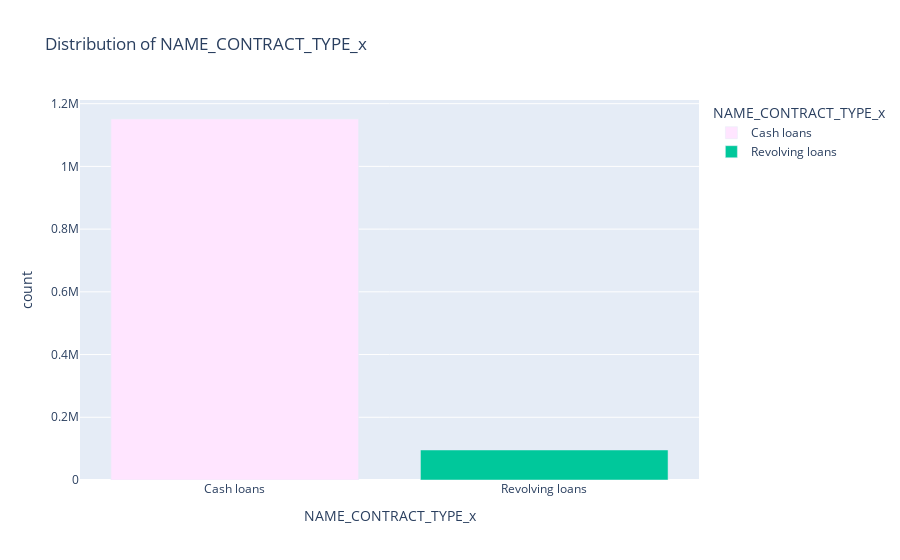

This figure's notebook cell:
### Code cell
plot("NAME_CONTRACT_TYPE_x")

### Figure 1 — Plotly figure (JSON) as saved in the notebook; plotly's stock layout.template omitted (floating-point values rounded to 4 significant figures)
{"data": [{"alignmentgroup": "True", "hovertemplate": "NAME_CONTRACT_TYPE_x=%{x}<br>count=%{y}<extra></extra>", "legendgroup": "Cash loans", "marker": {"color": "#ffe5ff", "pattern": {"shape": ""}}, "name": "Cash loans", "offsetgroup": "Cash loans", "orientation": "v", "showlegend": true, "textposition": "auto", "type": "bar", "x": ["Cash loans"], "xaxis": "x", "y": [1151155], "yaxis": "y"}, {"alignmentgroup": "True", "hovertemplate": "NAME_CONTRACT_TYPE_x=%{x}<br>count=%{y}<extra></extra>", "legendgroup": "Revolving loans", "marker": {"color": "#00c89b", "pattern": {"shape": ""}}, "name": "Revolving loans", "offsetgroup": "Revolving loans", "orientation": "v", "showlegend": true, "textposition": "auto", "type": "bar", "x": ["Revolving loans"], "xaxis": "x", "y": [95726], "yaxis": "y"}], "layout": {"autosize": true, "barmode": "relative", "legend": {"title": {"text": "NAME_CONTRACT_TYPE_x"}, "tracegroupgap": 0}, "title": {"text": "Distribution of NAME_CONTRACT_TYPE_x"}, "xaxis": {"anchor": "y", "autorange": true, "categoryarray": ["Cash loans", "Revolving loans"], "categoryorder": "array", "domain": [0, 1], "range": [-0.5, 1.5], "title": {"text": "NAME_CONTRACT_TYPE_x"}, "type": "category"}, "yaxis": {"anchor": "x", "autorange": true, "domain": [0, 1], "range": [0, 1212000.0], "title": {"text": "count"}, "type": "linear"}}}
